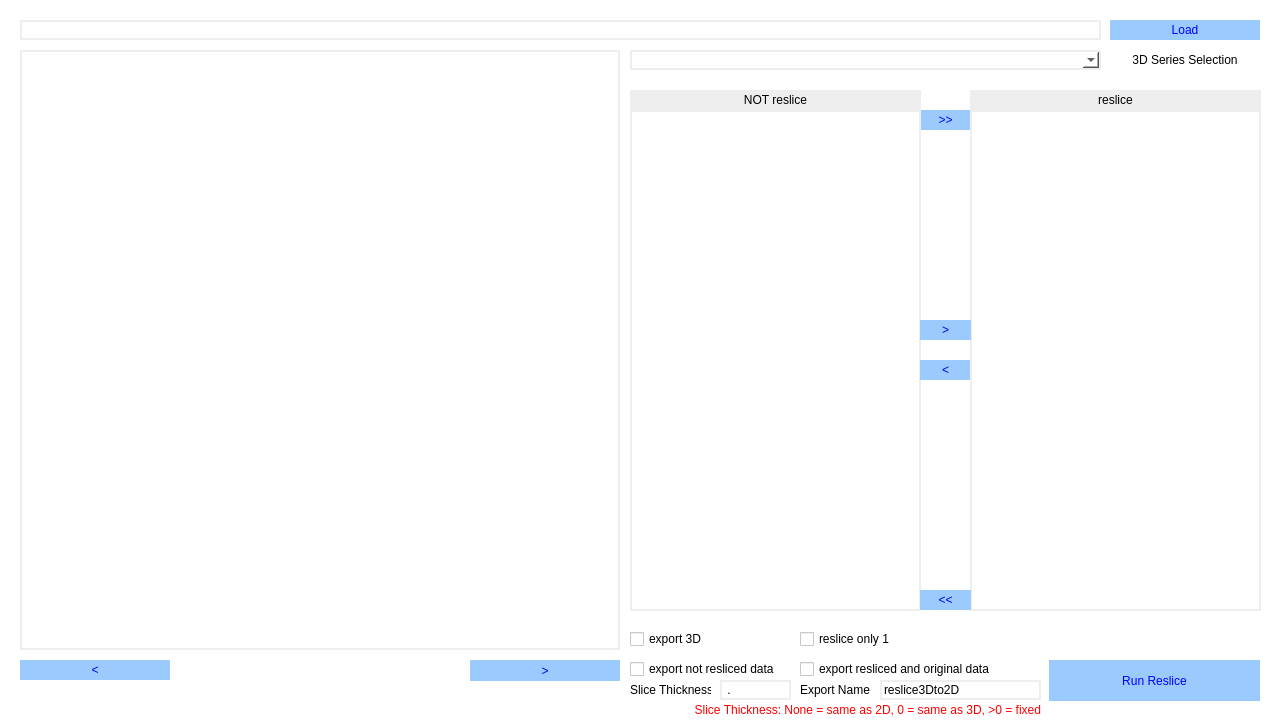
<?xml version="1.0" encoding="UTF-8"?>
<ui version="4.0">
 <class>MainWindow</class>
 <widget class="QMainWindow" name="MainWindow">
  <property name="geometry">
   <rect>
    <x>0</x>
    <y>0</y>
    <width>1280</width>
    <height>720</height>
   </rect>
  </property>
  <property name="windowTitle">
   <string>MainWindow</string>
  </property>
  <property name="styleSheet">
   <string notr="true">background-color: rgb(255, 255, 255);</string>
  </property>
  <widget class="QWidget" name="centralwidget">
   <widget class="QWidget" name="gridLayoutWidget">
    <property name="geometry">
     <rect>
      <x>0</x>
      <y>0</y>
      <width>1281</width>
      <height>721</height>
     </rect>
    </property>
    <layout class="QGridLayout" name="gridLayout"/>
   </widget>
   <widget class="QPushButton" name="btn_reslice">
    <property name="geometry">
     <rect>
      <x>1049</x>
      <y>660</y>
      <width>211</width>
      <height>41</height>
     </rect>
    </property>
    <property name="styleSheet">
     <string notr="true">QPushButton
{
color: rgb(0, 0, 255);
background-color: rgb(155, 202, 255);
border: 0px;
}

QPushButton::pressed
{
color: rgb(0, 0, 255);
background-color: rgb(155, 202, 255);
border: 0px;
}

QPushButton::hover
{
color: rgb(155, 202, 255);
background-color: rgb(0, 0, 255);
border: 0px;
font-weight: bold;
}</string>
    </property>
    <property name="text">
     <string>Run Reslice</string>
    </property>
   </widget>
   <widget class="QLabel" name="label_3">
    <property name="geometry">
     <rect>
      <x>970</x>
      <y>90</y>
      <width>291</width>
      <height>20</height>
     </rect>
    </property>
    <property name="styleSheet">
     <string notr="true">background-color: rgb(238, 238, 238);</string>
    </property>
    <property name="text">
     <string>reslice</string>
    </property>
    <property name="alignment">
     <set>Qt::AlignCenter</set>
    </property>
   </widget>
   <widget class="QLabel" name="label_5">
    <property name="geometry">
     <rect>
      <x>630</x>
      <y>680</y>
      <width>81</width>
      <height>20</height>
     </rect>
    </property>
    <property name="text">
     <string>Slice Thickness</string>
    </property>
    <property name="alignment">
     <set>Qt::AlignLeading|Qt::AlignLeft|Qt::AlignVCenter</set>
    </property>
   </widget>
   <widget class="QComboBox" name="dd_series3D">
    <property name="geometry">
     <rect>
      <x>630</x>
      <y>50</y>
      <width>471</width>
      <height>20</height>
     </rect>
    </property>
    <property name="styleSheet">
     <string notr="true">border-color: rgb(238, 238, 238);
border-width : 2px;
border-style:solid;</string>
    </property>
   </widget>
   <widget class="QPushButton" name="btn_include_all">
    <property name="geometry">
     <rect>
      <x>920</x>
      <y>110</y>
      <width>51</width>
      <height>20</height>
     </rect>
    </property>
    <property name="styleSheet">
     <string notr="true">QPushButton
{
color: rgb(0, 0, 255);
background-color: rgb(155, 202, 255);
border: 0px;
}

QPushButton::pressed
{
color: rgb(0, 0, 255);
background-color: rgb(155, 202, 255);
border: 0px;
}

QPushButton::hover
{
color: rgb(155, 202, 255);
background-color: rgb(0, 0, 255);
border: 0px;
font-weight: bold;
}</string>
    </property>
    <property name="text">
     <string>&gt;&gt;</string>
    </property>
   </widget>
   <widget class="QPushButton" name="btn_load">
    <property name="geometry">
     <rect>
      <x>1110</x>
      <y>20</y>
      <width>150</width>
      <height>20</height>
     </rect>
    </property>
    <property name="styleSheet">
     <string notr="true">QPushButton
{
color: rgb(0, 0, 255);
background-color: rgb(155, 202, 255);
border: 0px;
}

QPushButton::pressed
{
color: rgb(0, 0, 255);
background-color: rgb(155, 202, 255);
border: 0px;
}

QPushButton::hover
{
color: rgb(155, 202, 255);
background-color: rgb(0, 0, 255);
border: 0px;
font-weight: bold;
}</string>
    </property>
    <property name="text">
     <string>Load</string>
    </property>
   </widget>
   <widget class="QLabel" name="label">
    <property name="geometry">
     <rect>
      <x>1110</x>
      <y>50</y>
      <width>150</width>
      <height>20</height>
     </rect>
    </property>
    <property name="text">
     <string>3D Series Selection</string>
    </property>
    <property name="alignment">
     <set>Qt::AlignCenter</set>
    </property>
   </widget>
   <widget class="QLabel" name="lbl_image">
    <property name="geometry">
     <rect>
      <x>170</x>
      <y>660</y>
      <width>301</width>
      <height>20</height>
     </rect>
    </property>
    <property name="text">
     <string/>
    </property>
    <property name="alignment">
     <set>Qt::AlignCenter</set>
    </property>
   </widget>
   <widget class="QCheckBox" name="cb_export_original">
    <property name="geometry">
     <rect>
      <x>800</x>
      <y>660</y>
      <width>241</width>
      <height>18</height>
     </rect>
    </property>
    <property name="text">
     <string>export resliced and original data</string>
    </property>
   </widget>
   <widget class="QCheckBox" name="cb_reslice_one">
    <property name="geometry">
     <rect>
      <x>800</x>
      <y>630</y>
      <width>241</width>
      <height>18</height>
     </rect>
    </property>
    <property name="text">
     <string>reslice only 1</string>
    </property>
   </widget>
   <widget class="QLabel" name="label_4">
    <property name="geometry">
     <rect>
      <x>800</x>
      <y>680</y>
      <width>71</width>
      <height>20</height>
     </rect>
    </property>
    <property name="text">
     <string>Export Name</string>
    </property>
    <property name="alignment">
     <set>Qt::AlignLeading|Qt::AlignLeft|Qt::AlignVCenter</set>
    </property>
   </widget>
   <widget class="QListWidget" name="lst_exclude">
    <property name="geometry">
     <rect>
      <x>630</x>
      <y>110</y>
      <width>291</width>
      <height>501</height>
     </rect>
    </property>
    <property name="styleSheet">
     <string notr="true">border-color: rgb(238, 238, 238);
border-width : 2px;
border-style:solid;</string>
    </property>
    <property name="selectionMode">
     <enum>QAbstractItemView::MultiSelection</enum>
    </property>
    <property name="flow">
     <enum>QListView::TopToBottom</enum>
    </property>
    <property name="batchSize">
     <number>100</number>
    </property>
   </widget>
   <widget class="QPushButton" name="btn_exclude">
    <property name="geometry">
     <rect>
      <x>920</x>
      <y>360</y>
      <width>51</width>
      <height>20</height>
     </rect>
    </property>
    <property name="styleSheet">
     <string notr="true">QPushButton
{
color: rgb(0, 0, 255);
background-color: rgb(155, 202, 255);
border: 0px;
}

QPushButton::pressed
{
color: rgb(0, 0, 255);
background-color: rgb(155, 202, 255);
border: 0px;
}

QPushButton::hover
{
color: rgb(155, 202, 255);
background-color: rgb(0, 0, 255);
border: 0px;
font-weight: bold;
}</string>
    </property>
    <property name="text">
     <string>&lt;</string>
    </property>
   </widget>
   <widget class="QListWidget" name="lst_include">
    <property name="geometry">
     <rect>
      <x>970</x>
      <y>110</y>
      <width>291</width>
      <height>501</height>
     </rect>
    </property>
    <property name="styleSheet">
     <string notr="true">border-color: rgb(238, 238, 238);
border-width : 2px;
border-style:solid;</string>
    </property>
    <property name="selectionMode">
     <enum>QAbstractItemView::MultiSelection</enum>
    </property>
   </widget>
   <widget class="QLabel" name="lbl_image_view">
    <property name="geometry">
     <rect>
      <x>20</x>
      <y>50</y>
      <width>600</width>
      <height>600</height>
     </rect>
    </property>
    <property name="styleSheet">
     <string notr="true">border-color: rgb(238, 238, 238);
border-width : 2px;
border-style:solid;
</string>
    </property>
    <property name="text">
     <string/>
    </property>
    <property name="alignment">
     <set>Qt::AlignLeading|Qt::AlignLeft|Qt::AlignTop</set>
    </property>
   </widget>
   <widget class="QPushButton" name="btn_image_previous">
    <property name="geometry">
     <rect>
      <x>20</x>
      <y>660</y>
      <width>150</width>
      <height>20</height>
     </rect>
    </property>
    <property name="styleSheet">
     <string notr="true">QPushButton
{
color: rgb(0, 0, 255);
background-color: rgb(155, 202, 255);
border: 0px;
}

QPushButton::pressed
{
color: rgb(0, 0, 255);
background-color: rgb(155, 202, 255);
border: 0px;
}

QPushButton::hover
{
color: rgb(155, 202, 255);
background-color: rgb(0, 0, 255);
border: 0px;
font-weight: bold;
}QPushButton
{
color: rgb(0, 0, 255);
background-color: rgb(155, 202, 255);
border: 0px;
}

QPushButton::pressed
{
color: rgb(0, 0, 255);
background-color: rgb(155, 202, 255);
border: 0px;
}

QPushButton::hover
{
color: rgb(155, 202, 255);
background-color: rgb(0, 0, 255);
border: 0px;
font-weight: bold;
}QPushButton
{
color: rgb(0, 0, 255);
background-color: rgb(155, 202, 255);
border: 0px;
}

QPushButton::pressed
{
color: rgb(0, 0, 255);
background-color: rgb(155, 202, 255);
border: 0px;
}

QPushButton::hover
{
color: rgb(155, 202, 255);
background-color: rgb(0, 0, 255);
border: 0px;
font-weight: bold;
}</string>
    </property>
    <property name="text">
     <string>&lt;</string>
    </property>
   </widget>
   <widget class="QCheckBox" name="cb_export_exclude">
    <property name="geometry">
     <rect>
      <x>630</x>
      <y>660</y>
      <width>161</width>
      <height>18</height>
     </rect>
    </property>
    <property name="text">
     <string>export not resliced data</string>
    </property>
   </widget>
   <widget class="QLineEdit" name="txt_slice_thickness">
    <property name="geometry">
     <rect>
      <x>720</x>
      <y>680</y>
      <width>71</width>
      <height>20</height>
     </rect>
    </property>
    <property name="styleSheet">
     <string notr="true">border-color: rgb(238, 238, 238);
border-width : 2px;
border-style:solid;</string>
    </property>
    <property name="inputMask">
     <string>0.00</string>
    </property>
    <property name="text">
     <string>.</string>
    </property>
   </widget>
   <widget class="QLabel" name="label_6">
    <property name="geometry">
     <rect>
      <x>0</x>
      <y>700</y>
      <width>1041</width>
      <height>20</height>
     </rect>
    </property>
    <property name="styleSheet">
     <string notr="true">color: rgb(255, 0, 0);</string>
    </property>
    <property name="text">
     <string>Slice Thickness: None = same as 2D, 0 = same as 3D, &gt;0 = fixed</string>
    </property>
    <property name="alignment">
     <set>Qt::AlignRight|Qt::AlignTrailing|Qt::AlignVCenter</set>
    </property>
   </widget>
   <widget class="QPushButton" name="btn_image_next">
    <property name="geometry">
     <rect>
      <x>470</x>
      <y>660</y>
      <width>150</width>
      <height>21</height>
     </rect>
    </property>
    <property name="styleSheet">
     <string notr="true">QPushButton
{
color: rgb(0, 0, 255);
background-color: rgb(155, 202, 255);
border: 0px;
}

QPushButton::pressed
{
color: rgb(0, 0, 255);
background-color: rgb(155, 202, 255);
border: 0px;
}

QPushButton::hover
{
color: rgb(155, 202, 255);
background-color: rgb(0, 0, 255);
border: 0px;
font-weight: bold;
}QPushButton
{
color: rgb(0, 0, 255);
background-color: rgb(155, 202, 255);
border: 0px;
}

QPushButton::pressed
{
color: rgb(0, 0, 255);
background-color: rgb(155, 202, 255);
border: 0px;
}

QPushButton::hover
{
color: rgb(155, 202, 255);
background-color: rgb(0, 0, 255);
border: 0px;
font-weight: bold;
}QPushButton
{
color: rgb(0, 0, 255);
background-color: rgb(155, 202, 255);
border: 0px;
}

QPushButton::pressed
{
color: rgb(0, 0, 255);
background-color: rgb(155, 202, 255);
border: 0px;
}

QPushButton::hover
{
color: rgb(155, 202, 255);
background-color: rgb(0, 0, 255);
border: 0px;
font-weight: bold;
}</string>
    </property>
    <property name="text">
     <string>&gt;</string>
    </property>
   </widget>
   <widget class="QCheckBox" name="cb_export_3D">
    <property name="geometry">
     <rect>
      <x>630</x>
      <y>630</y>
      <width>161</width>
      <height>18</height>
     </rect>
    </property>
    <property name="text">
     <string>export 3D</string>
    </property>
   </widget>
   <widget class="QLabel" name="label_2">
    <property name="geometry">
     <rect>
      <x>630</x>
      <y>90</y>
      <width>291</width>
      <height>20</height>
     </rect>
    </property>
    <property name="styleSheet">
     <string notr="true">background-color: rgb(238, 238, 238);</string>
    </property>
    <property name="text">
     <string>NOT reslice</string>
    </property>
    <property name="alignment">
     <set>Qt::AlignCenter</set>
    </property>
   </widget>
   <widget class="QPushButton" name="btn_exclude_all">
    <property name="geometry">
     <rect>
      <x>920</x>
      <y>590</y>
      <width>51</width>
      <height>20</height>
     </rect>
    </property>
    <property name="styleSheet">
     <string notr="true">QPushButton
{
color: rgb(0, 0, 255);
background-color: rgb(155, 202, 255);
border: 0px;
}

QPushButton::pressed
{
color: rgb(0, 0, 255);
background-color: rgb(155, 202, 255);
border: 0px;
}

QPushButton::hover
{
color: rgb(155, 202, 255);
background-color: rgb(0, 0, 255);
border: 0px;
font-weight: bold;
}</string>
    </property>
    <property name="text">
     <string>&lt;&lt;</string>
    </property>
   </widget>
   <widget class="QLabel" name="txt_load_path">
    <property name="enabled">
     <bool>true</bool>
    </property>
    <property name="geometry">
     <rect>
      <x>20</x>
      <y>20</y>
      <width>1081</width>
      <height>20</height>
     </rect>
    </property>
    <property name="styleSheet">
     <string notr="true">border-color: rgb(238, 238, 238);
border-width : 2px;
border-style:solid;</string>
    </property>
    <property name="text">
     <string/>
    </property>
   </widget>
   <widget class="QPushButton" name="btn_include">
    <property name="geometry">
     <rect>
      <x>920</x>
      <y>320</y>
      <width>51</width>
      <height>20</height>
     </rect>
    </property>
    <property name="styleSheet">
     <string notr="true">QPushButton
{
color: rgb(0, 0, 255);
background-color: rgb(155, 202, 255);
border: 0px;
}

QPushButton::pressed
{
color: rgb(0, 0, 255);
background-color: rgb(155, 202, 255);
border: 0px;
}

QPushButton::hover
{
color: rgb(155, 202, 255);
background-color: rgb(0, 0, 255);
border: 0px;
font-weight: bold;
}</string>
    </property>
    <property name="text">
     <string>&gt;</string>
    </property>
   </widget>
   <widget class="QLineEdit" name="txt_name">
    <property name="geometry">
     <rect>
      <x>880</x>
      <y>680</y>
      <width>161</width>
      <height>20</height>
     </rect>
    </property>
    <property name="styleSheet">
     <string notr="true">border-color: rgb(238, 238, 238);
border-width : 2px;
border-style:solid;</string>
    </property>
    <property name="text">
     <string>reslice3Dto2D</string>
    </property>
   </widget>
  </widget>
 </widget>
 <resources/>
 <connections/>
</ui>
